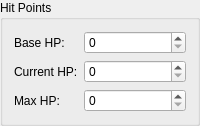
           <widget class="QGroupBox" name="groupBox_10">
            <property name="title">
             <string>Hit Points</string>
            </property>
            <layout class="QFormLayout" name="formLayout_8">
             <item row="0" column="0">
              <widget class="QLabel" name="label_35">
               <property name="sizePolicy">
                <sizepolicy hsizetype="Preferred" vsizetype="Preferred">
                 <horstretch>0</horstretch>
                 <verstretch>0</verstretch>
                </sizepolicy>
               </property>
               <property name="text">
                <string>Base HP:</string>
               </property>
              </widget>
             </item>
             <item row="1" column="0">
              <widget class="QLabel" name="label_36">
               <property name="sizePolicy">
                <sizepolicy hsizetype="Preferred" vsizetype="Preferred">
                 <horstretch>0</horstretch>
                 <verstretch>0</verstretch>
                </sizepolicy>
               </property>
               <property name="text">
                <string>Current HP:</string>
               </property>
              </widget>
             </item>
             <item row="2" column="0">
              <widget class="QLabel" name="label_37">
               <property name="sizePolicy">
                <sizepolicy hsizetype="Preferred" vsizetype="Preferred">
                 <horstretch>0</horstretch>
                 <verstretch>0</verstretch>
                </sizepolicy>
               </property>
               <property name="text">
                <string>Max HP:</string>
               </property>
              </widget>
             </item>
             <item row="0" column="1">
              <widget class="QSpinBox" name="baseHpSpin">
               <property name="toolTip">
                <string>Base HP (GFF: HitPoints). SHORT. Read by the engine in ReadStatsFromGff;
                 stored as object.hit_points (max HP before modifiers). Default when missing: 0.
                 In-game: used as base for NPC max HP calculation (with Con modifier and level).
                 Modders: valid range 0–32767 (signed 16-bit); for blueprints often matches or is
                 less than Max HP. Negative values are not used by the game.</string>
               </property>
               <property name="sizePolicy">
                <sizepolicy hsizetype="Preferred" vsizetype="Preferred">
                 <horstretch>0</horstretch>
                 <verstretch>0</verstretch>
                </sizepolicy>
               </property>
               <property name="minimum">
                <number>0</number>
               </property>
               <property name="maximum">
                <number>32767</number>
               </property>
              </widget>
             </item>
             <item row="1" column="1">
              <widget class="QSpinBox" name="currentHpSpin">
               <property name="toolTip">
                <string>Current HP (GFF: CurrentHitPoints). SHORT. Creature's current hit points
                 when the template is loaded; can exceed Max HP from temporary buffs. Default when
                 missing: 0. In-game: the engine reads this then for NPCs may recompute current HP
                 via SetCurrentHitPoints (level + Con modifier); combat and healing update this at
                 runtime. Modders: valid range 0–32767; for blueprints set equal to Max HP for a
                 full-health start. The game does not use negative HP.</string>
               </property>
               <property name="sizePolicy">
                <sizepolicy hsizetype="Preferred" vsizetype="Preferred">
                 <horstretch>0</horstretch>
                 <verstretch>0</verstretch>
                </sizepolicy>
               </property>
               <property name="minimum">
                <number>0</number>
               </property>
               <property name="maximum">
                <number>32767</number>
               </property>
              </widget>
             </item>
             <item row="2" column="1">
              <widget class="QSpinBox" name="maxHpSpin">
               <property name="toolTip">
                <string>Max HP (GFF: MaxHitPoints). SHORT. Maximum hit points after level and Con;
                 the creature cannot exceed this from healing. Default when missing: 0. In-game:
                 ceiling for healing and display. Modders: valid range 0–32767; usually ≥ Current
                 HP; often derived from Base HP + Con. Edge case: if Current HP &gt; Max HP (e.g.
                 buffs), the engine may still use the stored value until next update.</string>
               </property>
               <property name="sizePolicy">
                <sizepolicy hsizetype="Preferred" vsizetype="Preferred">
                 <horstretch>0</horstretch>
                 <verstretch>0</verstretch>
                </sizepolicy>
               </property>
               <property name="minimum">
                <number>0</number>
               </property>
               <property name="maximum">
                <number>32767</number>
               </property>
              </widget>
             </item>
            </layout>
           </widget>
